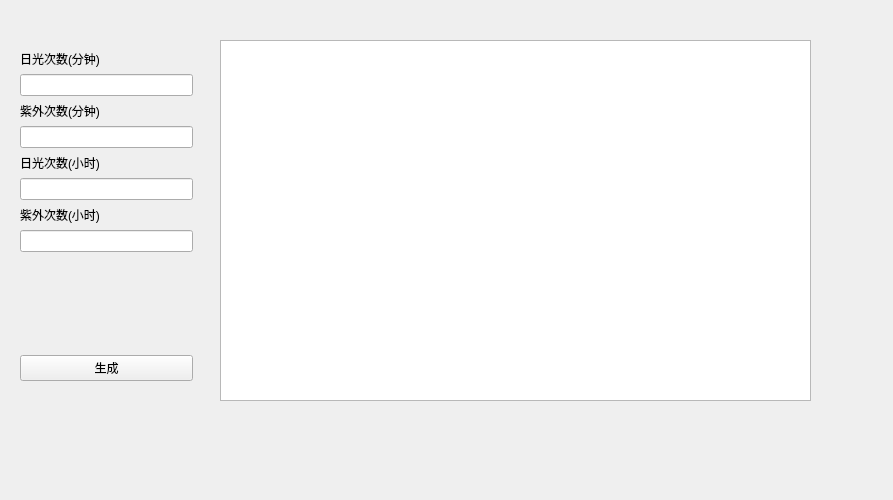
<?xml version="1.0" encoding="UTF-8"?>
<ui version="4.0">
 <class>Sun</class>
 <widget class="QWidget" name="Sun">
  <property name="geometry">
   <rect>
    <x>0</x>
    <y>0</y>
    <width>893</width>
    <height>500</height>
   </rect>
  </property>
  <property name="windowTitle">
   <string>Form</string>
  </property>
  <widget class="QChartView" name="graphicsView">
   <property name="geometry">
    <rect>
     <x>220</x>
     <y>40</y>
     <width>591</width>
     <height>361</height>
    </rect>
   </property>
  </widget>
  <widget class="QWidget" name="">
   <property name="geometry">
    <rect>
     <x>20</x>
     <y>50</y>
     <width>173</width>
     <height>331</height>
    </rect>
   </property>
   <layout class="QVBoxLayout" name="verticalLayout">
    <item>
     <widget class="QLabel" name="label">
      <property name="text">
       <string>日光次数(分钟)</string>
      </property>
     </widget>
    </item>
    <item>
     <widget class="QLineEdit" name="lineEdit_1"/>
    </item>
    <item>
     <widget class="QLabel" name="label_2">
      <property name="text">
       <string>紫外次数(分钟)</string>
      </property>
     </widget>
    </item>
    <item>
     <widget class="QLineEdit" name="lineEdit_2"/>
    </item>
    <item>
     <widget class="QLabel" name="label_3">
      <property name="text">
       <string>日光次数(小时)</string>
      </property>
     </widget>
    </item>
    <item>
     <widget class="QLineEdit" name="lineEdit_3"/>
    </item>
    <item>
     <widget class="QLabel" name="label_4">
      <property name="text">
       <string>紫外次数(小时)</string>
      </property>
     </widget>
    </item>
    <item>
     <widget class="QLineEdit" name="lineEdit_4"/>
    </item>
    <item>
     <spacer name="verticalSpacer">
      <property name="orientation">
       <enum>Qt::Vertical</enum>
      </property>
      <property name="sizeHint" stdset="0">
       <size>
        <width>20</width>
        <height>40</height>
       </size>
      </property>
     </spacer>
    </item>
    <item>
     <widget class="QPushButton" name="pushButton">
      <property name="text">
       <string>生成</string>
      </property>
     </widget>
    </item>
   </layout>
  </widget>
 </widget>
 <customwidgets>
  <customwidget>
   <class>QChartView</class>
   <extends>QGraphicsView</extends>
   <header>qchartview.h</header>
  </customwidget>
 </customwidgets>
 <resources/>
 <connections/>
</ui>
